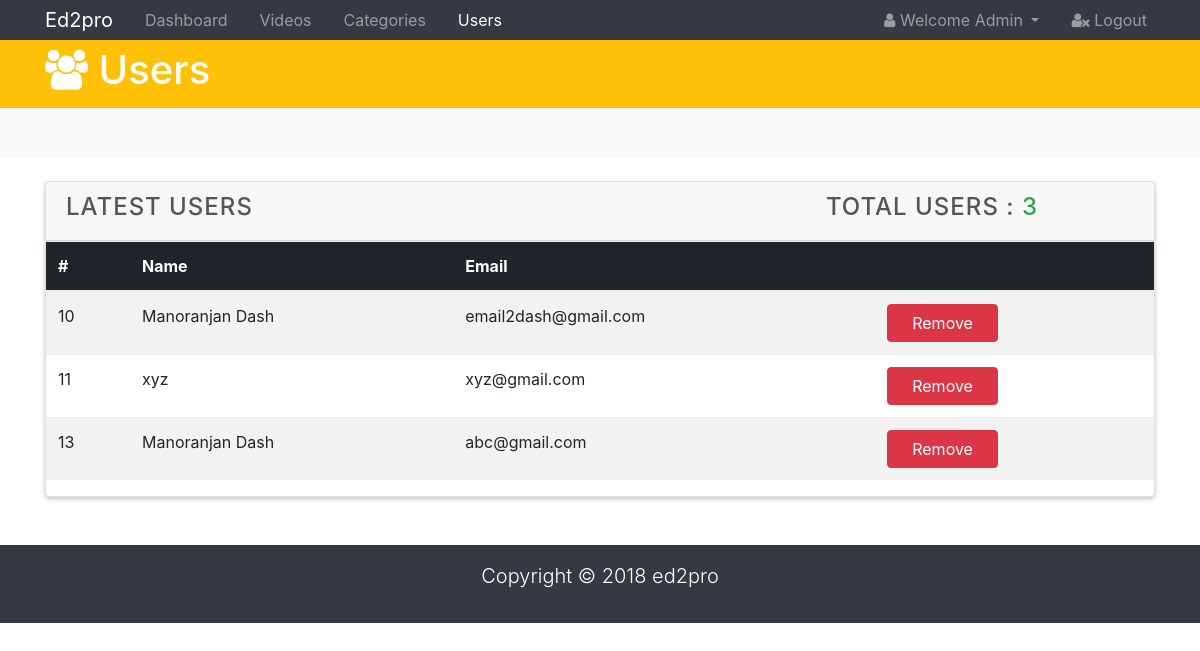
The app's page /admin/users.php (signed in), older data.
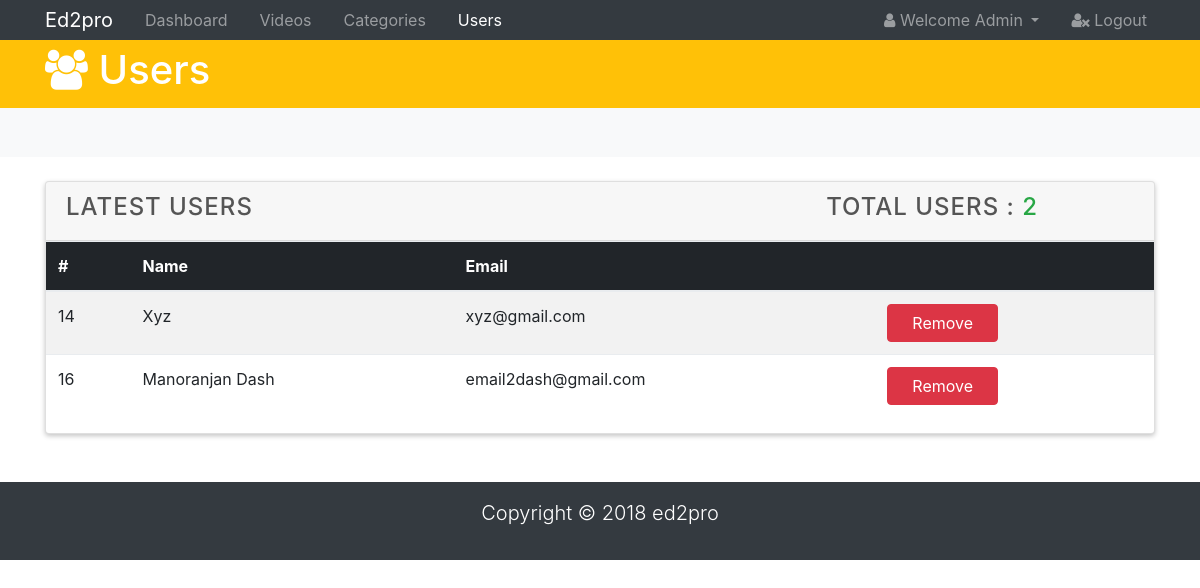
The same page, newer data.
### tables this page shows
CREATE TABLE `users` (
  `user_id` int(20) NOT NULL,
  `user_name` varchar(50) NOT NULL,
  `user_email` varchar(50) NOT NULL,
  `user_password` varchar(50) NOT NULL,
  `user_phone` varchar(10) DEFAULT NULL
);

### admin/users.php (the view, shortened to what this page needs)
<!DOCTYPE html>
<html lang="en">
<head>
  <link rel="stylesheet" href="css/font-awesome.min.css">
  <link rel="stylesheet" href="css/bootstrap.css">
  <link rel="stylesheet" href="css/style.css">
</head>
<body>
  <nav class="navbar navbar-expand-sm navbar-dark bg-dark p-0">
    <div class="container">
      <a href="index.php" class="navbar-brand">Ed2pro</a>
      <div class="collapse navbar-collapse" id="navbarNav">
        <ul class="navbar-nav">
          <li class="nav-item px-2">
            <a href="index.php" class="nav-link">Dashboard</a>
          </li>
          <li class="nav-item px-2">
            <a href="video.php" class="nav-link">Videos</a>
          </li>
          <li class="nav-item px-2">
            <a href="categories.php" class="nav-link">Categories</a>
          </li>
          <li class="nav-item px-2">
            <a href="users.php" class="nav-link active">Users</a>
          </li>
        </ul>
        <ul class="navbar-nav ml-auto">
          <li class="nav-item dropdown mr-3">
            <a href="#" class="nav-link dropdown-toggle" data-toggle="dropdown">
              <i class="fa fa-user"></i> Welcome <span id="user">Admin</span>
            </a>
          </li>
          <li class="nav-item">
            <a href="logout.php" class="nav-link">
              <i class="fa fa-user-times"></i> Logout
            </a>
          </li>
        </ul>
      </div>
    </div>
  </nav>
  <header id="main-header" class="py-2 bg-warning text-white">
    <div class="container">
      <div class="row">
        <div class="col-md-6">
          <h1><i class="fa fa-users"></i> Users</h1>
        </div>
      </div>
    </div>
  </header>
  <section id="action" class="py-4 mb-4 bg-light">
    <div class="container">
      <div class="row">
        <div class="col-md-6 ml-auto">
        </div>
      </div>
    </div>
  </section>
  <section id="posts">
    <div class="container">
      <div class="row">
        <div class="col">
          <div class="card">
            <div class="card-header">
              <div class="d-flex justify-content-between">
              <h4>Latest Users</h4>
              <?php
               include './includes/db.inc.php';
               $q1 = 'SELECT * FROM `users`';
               $result = mysqli_query($conn, $q1);
               $totalUsers = mysqli_num_rows($result);
               echo "<h4 class='pr-5 mr-5'>Total Users : <span class='text-success'> " . $totalUsers ."</span></h4>";
              ?>
              </div>
            </div>
            <table class="table table-striped">
              <thead class="thead-inverse">
                <tr>
                  <th>#</th>
                  <th>Name</th>
                  <th>Email</th>
                  <th></th>
                </tr>
              </thead>
              <tbody>
              <?php
                while($row = mysqli_fetch_array($result)){
                  echo '<tr>';
                  echo '<td scope="row">';
                  echo $row['user_id'];
                  echo '</td>';
                  echo '<td>';
                  echo $row['user_name'];
                  echo '</td>';
                  echo '<td>';
                  echo $row['user_email'];
                  echo '</td>';
                  echo '<td>';
                  echo '<a href="./includes/deleteUser.inc.php?userID='.$row['user_id'].'" class="btn btn-danger px-4" id="deleteBtn">Remove</a>';
                  echo '</td>';
                  echo '</tr>';
                }
              ?>
              </tbody>
            </table>
          </div>
        </div>
      </div>
    </div>
  </section>
  <footer id="main-footer" class="bg-dark text-white mt-5 p-3">
    <div class="conatiner">
      <div class="row">
        <div class="col">
          <p class="lead text-center">Copyright &copy; 2018 ed2pro</p>
        </div>
      </div>
    </div>
  </footer>
</body>
</html>

Row changes from the older to the newer data that the page shows:
removed users: user_id "10", user_name "Manoranjan Dash", user_email "email2dash@gmail.com"
removed users: user_id "11", user_name "xyz", user_email "xyz@gmail.com"
removed users: user_id "13", user_name "Manoranjan Dash", user_email "abc@gmail.com"
added users: user_id "14", user_name "Xyz", user_email "xyz@gmail.com"
added users: user_id "16", user_name "Manoranjan Dash", user_email "email2dash@gmail.com"
Text that changed along with them:
$totalUsers: "3" → "2"
